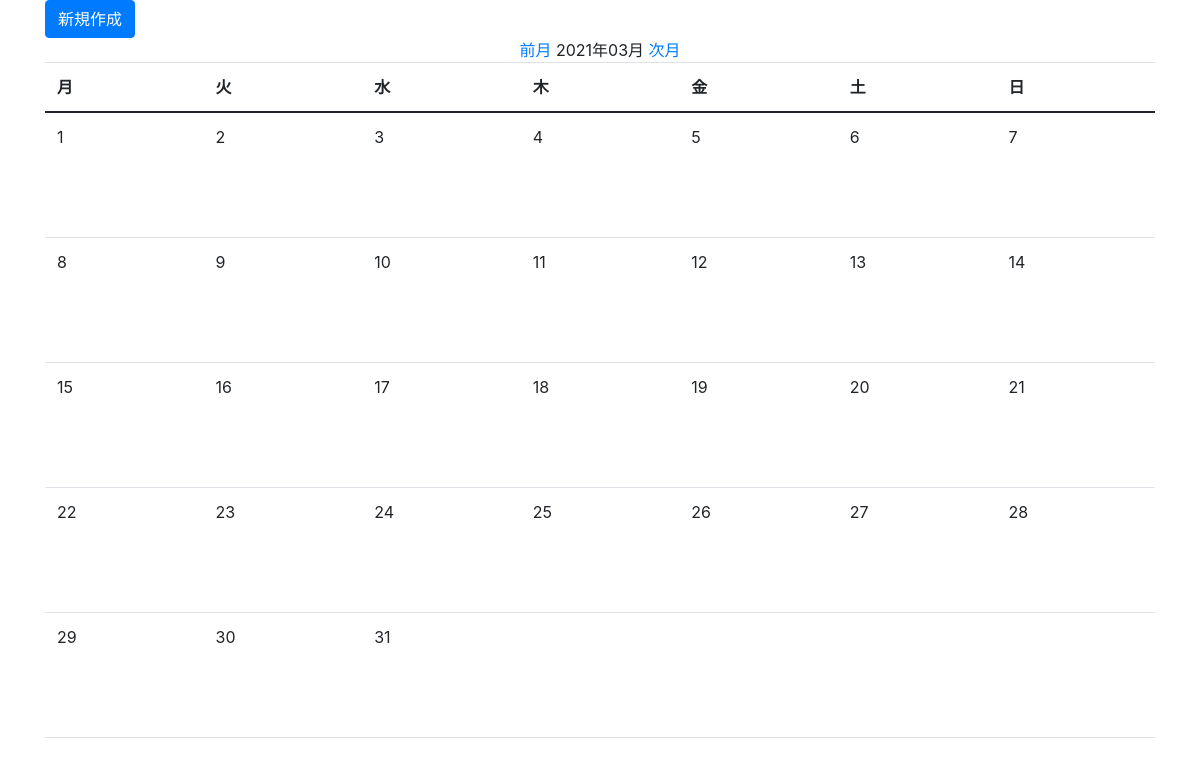
The page /month_with_schedule/2021/3/ on the database its author committed.
### mustlecalendarapp/models.py (models this page shows, shortened)
class Record(models.Model):
    date = models.DateField('日付', unique=True)
    place = models.CharField(verbose_name='場所', max_length=100, choices=PLACE, default='house')
    category_pectoral = models.BooleanField(verbose_name='胸筋', default=False)
    category_abs = models.BooleanField(verbose_name='腹筋', default=False)
    category_spine = models.BooleanField(verbose_name='背筋', default=False)
    category_run = models.BooleanField(verbose_name='ラン', default=False)

### mustlecalendarapp/views.py (the view)
# urls.py: path('', MonthWithScheduleCalendar.as_view(), name='month_with_schedule'),
class MonthWithScheduleCalendar(MonthWithScheduleMixin, TemplateView):
    template_name = 'month.html'
    model = Record
    def get_context_data(self, **kwargs):
        context = super().get_context_data(**kwargs)
        calendar_context = self.get_month_calendar()
        context.update(calendar_context)
        return context

### mustlecalendarapp/mixins.py (called while the page is built)
    def get_previous_month(self, date):
        if date.month == 1:
            return date.replace(year=date.year-1, month=12, day=1)
        else:
            return date.replace(month=date.month-1, day=1)

    def get_next_month(self, date):
        if date.month == 12:
            return date.replace(year=date.year+1, month=1, day=1)
        else:
            return date.replace(month=date.month+1, day=1)

    def get_current_month(self):
        month = self.kwargs.get('month')
        year = self.kwargs.get('year')
        if month and year:
            month = datetime.date(year=int(year), month=int(month), day=1)
        else:
            month = datetime.date.today().replace(day=1)
        return month

    def get_month_days(self, date):
        return self._calendar.monthdatescalendar(date.year, date.month)

    def get_month_calendar(self):
        current_month = self.get_current_month()
        calendar_data = {
            'now': datetime.date.today(),
            'month_days': self.get_month_days(current_month),
            'month_current': current_month,
            'month_previous': self.get_previous_month(current_month),
            'month_next': self.get_next_month(current_month),
            'week_names': ['月', '火', '水', '木', '金', '土', '日'],
        }
        return calendar_data

    def get_month_schedules(self, start, end, days):
        query = {
            'date__range': (start, end)
        }
        result = self.model.objects.filter(**query)
        day_schedule = {day: [] for week in days for day in week}
        for schedule in result:
            schedule_date = getattr(schedule, 'date')
            day_schedule[schedule_date] = schedule
        size = len(day_schedule)
        schedule = [{key: day_schedule[key] for key in itertools.islice(day_schedule, i, i+7)} for i in range(0, size, 7)]
        return schedule

    def get_month_calendar(self):
        calendar_context = super().get_month_calendar()
        month_days = calendar_context['month_days']
        month_first = month_days[0][0]
        month_last = month_days[-1][-1]
        calendar_context['month_day_schedules'] = self.get_month_schedules(
            month_first,
            month_last,
            month_days
        )
        return calendar_context

### templates/month.html (shortened to what this page needs)
{% extends 'base.html' %}
{% block content %}
<a href="{% url 'app:create' %}" class="btn btn-primary">新規作成</a>
<div align="center">
  <a href="{% url 'app:month_with_schedule' month_previous.year month_previous.month %}">
    前月
  </a>
  {{ month_current | date:"Y年m月" }}
  <a href="{% url 'app:month_with_schedule' month_next.year month_next.month %}">
    次月
  </a>
</div>
<table class="table">
  <thead>
    <tr>
      {% for w in week_names %}
      <th>{{ w }}</th>
      {% endfor %}
    </tr>
  </thead>
  <tbody>
    {% for day_schedule in month_day_schedules %}
    <tr>
      {% for day, schedule in day_schedule.items %}
      {% if now == day %}
      <td class="table-success">
        {% else %}
      <td>
        {% endif %}
        <div>
          {% if month_current.month == day.month %}
          {% if schedule %}
          <a href="{% url 'app:detail' schedule.id %}">
            {{ day.day }}
          </a>
          <li>({{ schedule.get_place_display }})</li>
          {% if schedule.category_pectoral %}
          <li style="color:red">胸筋</li>
          {% endif %}
          {% if schedule.category_abs %}
          <li style="color:blue">腹筋</li>
          {% endif %}
          {% if schedule.category_spine %}
          <li style="color:green">背筋</li>
          {% endif %}
          {% if schedule.category_run %}
          <li style="color:orange">ラン</li>
          {% endif %}
          {% else %}
          {{ day.day }}
          {% endif %}
          {% endif %}
        </div>
      </td>
      {% endfor %}
    </tr>
    {% endfor %}
  </tbody>
</table>
{% endblock %}

### templates/month.html (style rules this page uses)
table { table-layout: fixed; }
td>div { height: 100px; }

### rows shown on the page
Record: day "29" "30" "31"

### other values the page prints
{{ month_current | date:"Y年m月" }} "2021年03月"
{{ w }} "月" "火" "水" "木" "金" "土" "日"
{{ day.day }} "1" "2" "3" "4" "5" "6" "7" "8" "9" "10" "11" "12" "13" "14" "15" "16" "17" "18" "19" "20" "21" "22" "23" "24" "25" "26" "27" "28"
